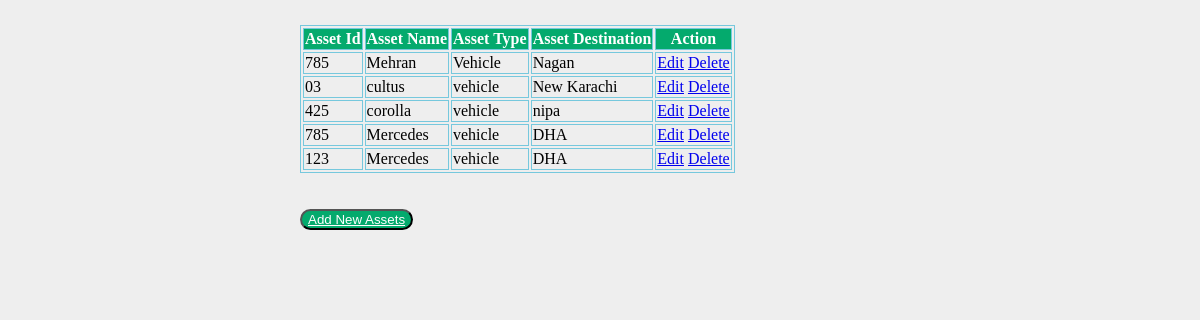
The page /show on the database its author committed.
### AssetRegistration/models.py (models this page shows, shortened)
class Asset(models.Model):
    Aid = models.CharField(max_length=20)
    Aname = models.CharField(max_length=50)
    Atype = models.CharField(max_length=50)
    Adestination = models.CharField(max_length=100)
    class Meta:
        db_table = "AssetRegistration"

### AssetRegistration/views.py (the view)
# urls.py: path('show', views.show),
def show(request):
    assets = Asset.objects.all()
    return render(request,'show.html',{'assets':assets})

### AssetRegistration/templates/show.html (shortened to what this page needs)
<!DOCTYPE html>
<html lang="en">
<head>
    {% load static %}
    <link rel="stylesheet" href="{% static 'css/style.css' %}">
</head>
<body>
    <table>
        <thead>
            <tr>
                <th>Asset Id</th>
                <th>Asset Name</th>
                <th>Asset Type</th>
                <th>Asset Destination</th>
                <th>Action</th>
            </tr>
        </thead>
        <tbody>
           {%for AssetRegistration in assets %}
            <tr>
                <td>{{AssetRegistration.Aid}}</td>
                <td>{{AssetRegistration.Aname}}</td>
                <td>{{AssetRegistration.Atype}}</td>
                <td>{{AssetRegistration.Adestination}}</td>
                <td>
                    <a href="/edit/{{AssetRegistration.id}}">Edit</a>
                    <a href="/delete/{{AssetRegistration.id}}">Delete</a>
                </td>
            </tr>
            {% endfor %}
        </tbody>
    </table>
    <br>
    <br>
    <button><a style="color:white;" href="/asset">Add New Assets</a></button>
</body>
</html>

### AssetRegistration/static/css/style.css (style rules this page uses)
body { background: #eee; height: 100%; margin: 25px 0; padding-left: 300px; }
table,th,td { border: 1px solid rgb(118, 200, 221); }
th { background-color: #04AA6D; color: white; }
button { border-radius: 12px; color: aqua; background-color: #04AA6D; cursor: pointer; }

### rows shown on the page
Asset: Aid "785", Aname "Mehran", Atype "Vehicle", Adestination "Nagan"
Asset: Aid "03", Aname "cultus", Atype "vehicle", Adestination "New Karachi"
Asset: Aid "425", Aname "corolla", Atype "vehicle", Adestination "nipa"
Asset: Aid "785", Aname "Mercedes", Atype "vehicle", Adestination "DHA"
Asset: Aid "123", Aname "Mercedes", Atype "vehicle", Adestination "DHA"
